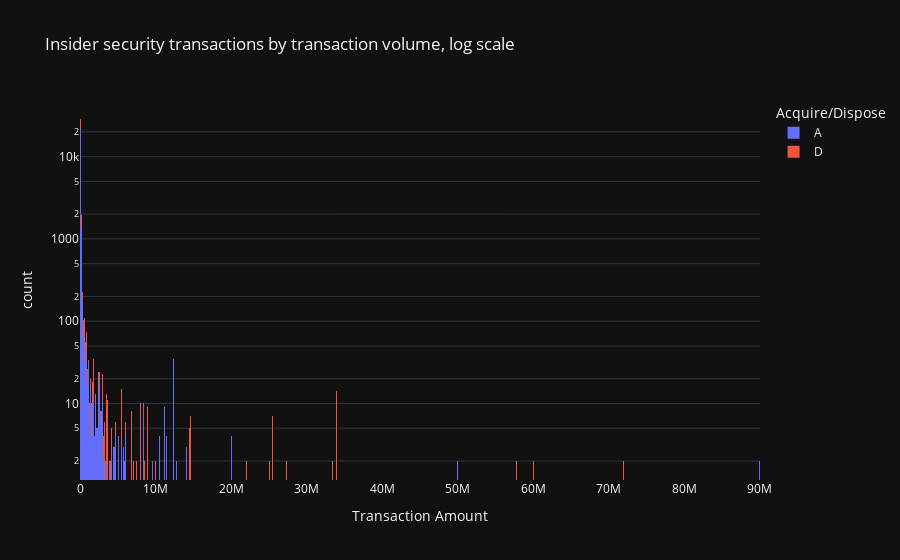
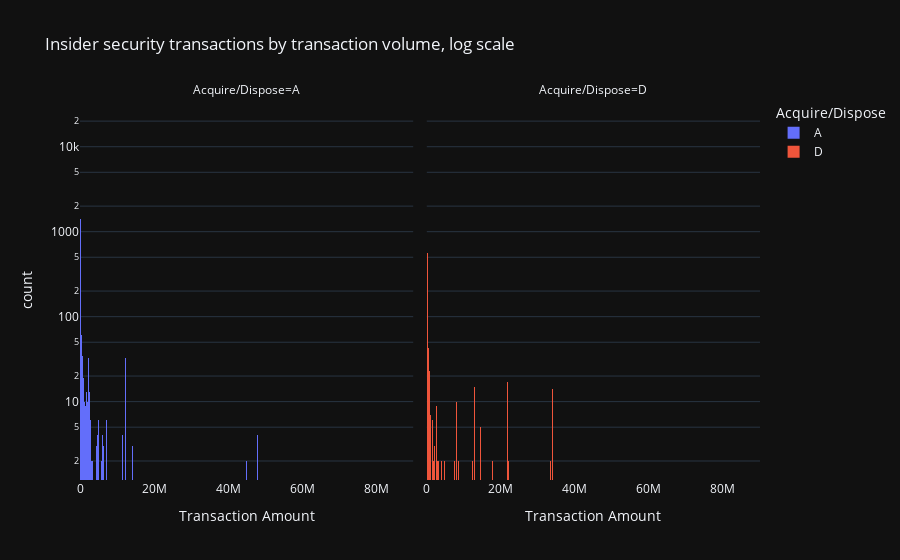
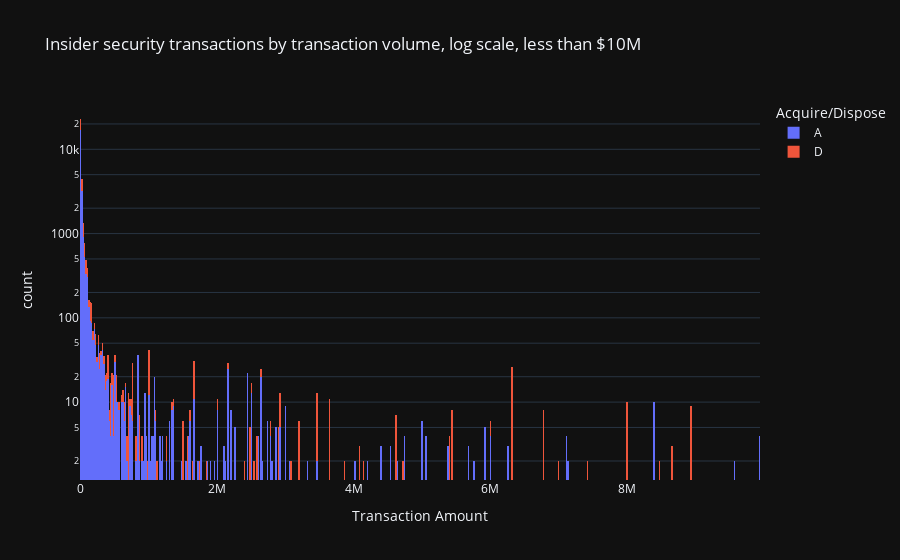

Notebook cell for these charts, in order:
### Markdown cell above
It's funny how often zipfian distribution pops up in the real world.

From these charts we can see that most trades are purchases.

We can also look at the trades by their values:

### Code cell
# Visualize by values
fig = px.histogram(form4Data, x='AMOUNT', color='A_OR_D', template='plotly_dark', title='Insider security transactions by transaction volume, log scale', labels={
  "count": "Number of filings",
  "AMOUNT": "Transaction Amount",
  "A_OR_D": "Acquire/Dispose"
}, log_y=True)
fig.show()
fig = px.histogram(form4Data, x='AMOUNT', facet_col='A_OR_D', color='A_OR_D', template='plotly_dark', title='Insider security transactions by transaction volume, log scale', labels={
  "count": "Number of filings",
  "AMOUNT": "Transaction Amount",
  "A_OR_D": "Acquire/Dispose"
}, log_y=True)
fig.show()

temp = form4Data[form4Data['AMOUNT'] < 10000000]
fig = px.histogram(temp, x='AMOUNT', color='A_OR_D', template='plotly_dark', title='Insider security transactions by transaction volume, log scale, less than $10M', labels={
  "count": "Number of filings",
  "AMOUNT": "Transaction Amount",
  "A_OR_D": "Acquire/Dispose"
}, log_y=True)
fig.show()

### Figure 1 — Plotly figure (JSON) as saved in the notebook; plotly's stock layout.template omitted (floating-point values rounded to 4 significant figures; data arrays with more than 128 entries replaced by an {"elided": "..."} marker saying what was removed)
{"data": [{"alignmentgroup": "True", "bingroup": "x", "hovertemplate": "Acquire/Dispose=A<br>Transaction Amount=%{x}<br>count=%{y}<extra></extra>", "legendgroup": "A", "marker": {"color": "#636efa", "pattern": {"shape": ""}}, "name": "A", "offsetgroup": "A", "orientation": "v", "showlegend": true, "type": "histogram", "x": {"elided": "23741 float values"}, "xaxis": "x", "yaxis": "y"}, {"alignmentgroup": "True", "bingroup": "x", "hovertemplate": "Acquire/Dispose=D<br>Transaction Amount=%{x}<br>count=%{y}<extra></extra>", "legendgroup": "D", "marker": {"color": "#EF553B", "pattern": {"shape": ""}}, "name": "D", "offsetgroup": "D", "orientation": "v", "showlegend": true, "type": "histogram", "x": {"elided": "8652 float values"}, "xaxis": "x", "yaxis": "y"}], "layout": {"barmode": "relative", "legend": {"title": {"text": "Acquire/Dispose"}, "tracegroupgap": 0}, "title": {"text": "Insider security transactions by transaction volume, log scale"}, "xaxis": {"anchor": "y", "domain": [0, 1], "title": {"text": "Transaction Amount"}}, "yaxis": {"anchor": "x", "domain": [0, 1], "title": {"text": "count"}, "type": "log"}}}

### Figure 2 — Plotly figure (JSON) as saved in the notebook; plotly's stock layout.template omitted (floating-point values rounded to 4 significant figures; data arrays with more than 128 entries replaced by an {"elided": "..."} marker saying what was removed)
{"data": [{"alignmentgroup": "True", "bingroup": "x", "hovertemplate": "Acquire/Dispose=A<br>Transaction Amount=%{x}<br>count=%{y}<extra></extra>", "legendgroup": "A", "marker": {"color": "#636efa", "pattern": {"shape": ""}}, "name": "A", "offsetgroup": "A", "orientation": "v", "showlegend": true, "type": "histogram", "x": {"elided": "23741 float values"}, "xaxis": "x", "yaxis": "y"}, {"alignmentgroup": "True", "bingroup": "x", "hovertemplate": "Acquire/Dispose=D<br>Transaction Amount=%{x}<br>count=%{y}<extra></extra>", "legendgroup": "D", "marker": {"color": "#EF553B", "pattern": {"shape": ""}}, "name": "D", "offsetgroup": "D", "orientation": "v", "showlegend": true, "type": "histogram", "x": {"elided": "8652 float values"}, "xaxis": "x2", "yaxis": "y2"}], "layout": {"annotations": [{"font": {}, "showarrow": false, "text": "Acquire/Dispose=A", "x": 0.245, "xanchor": "center", "xref": "paper", "y": 1, "yanchor": "bottom", "yref": "paper"}, {"font": {}, "showarrow": false, "text": "Acquire/Dispose=D", "x": 0.755, "xanchor": "center", "xref": "paper", "y": 1, "yanchor": "bottom", "yref": "paper"}], "barmode": "relative", "legend": {"title": {"text": "Acquire/Dispose"}, "tracegroupgap": 0}, "title": {"text": "Insider security transactions by transaction volume, log scale"}, "xaxis": {"anchor": "y", "domain": [0, 0.49], "title": {"text": "Transaction Amount"}}, "xaxis2": {"anchor": "y2", "domain": [0.51, 1], "matches": "x", "title": {"text": "Transaction Amount"}}, "yaxis": {"anchor": "x", "domain": [0, 1], "title": {"text": "count"}, "type": "log"}, "yaxis2": {"anchor": "x2", "domain": [0, 1], "matches": "y", "showticklabels": false, "type": "log"}}}

### Figure 3 — Plotly figure (JSON) as saved in the notebook; plotly's stock layout.template omitted (floating-point values rounded to 4 significant figures; data arrays with more than 128 entries replaced by an {"elided": "..."} marker saying what was removed)
{"data": [{"alignmentgroup": "True", "bingroup": "x", "hovertemplate": "Acquire/Dispose=A<br>Transaction Amount=%{x}<br>count=%{y}<extra></extra>", "legendgroup": "A", "marker": {"color": "#636efa", "pattern": {"shape": ""}}, "name": "A", "offsetgroup": "A", "orientation": "v", "showlegend": true, "type": "histogram", "x": {"elided": "23661 float values"}, "xaxis": "x", "yaxis": "y"}, {"alignmentgroup": "True", "bingroup": "x", "hovertemplate": "Acquire/Dispose=D<br>Transaction Amount=%{x}<br>count=%{y}<extra></extra>", "legendgroup": "D", "marker": {"color": "#EF553B", "pattern": {"shape": ""}}, "name": "D", "offsetgroup": "D", "orientation": "v", "showlegend": true, "type": "histogram", "x": {"elided": "8553 float values"}, "xaxis": "x", "yaxis": "y"}], "layout": {"barmode": "relative", "legend": {"title": {"text": "Acquire/Dispose"}, "tracegroupgap": 0}, "title": {"text": "Insider security transactions by transaction volume, log scale, less than $10M"}, "xaxis": {"anchor": "y", "domain": [0, 1], "title": {"text": "Transaction Amount"}}, "yaxis": {"anchor": "x", "domain": [0, 1], "title": {"text": "count"}, "type": "log"}}}
